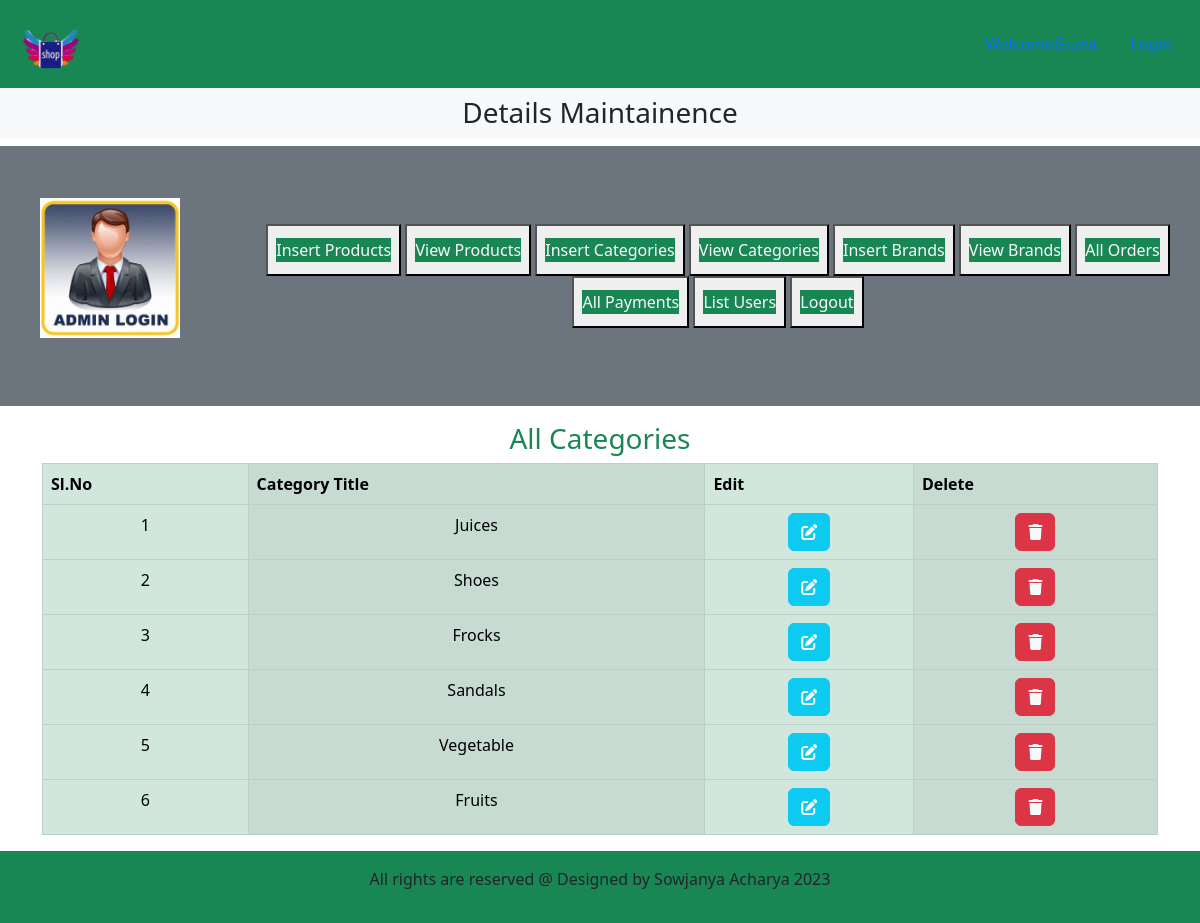
Page /admin_area/index.php?viewcategories on the committed database.
### tables this page shows
CREATE TABLE `categories` (
  `category_id` int(11) NOT NULL,
  `category_title` varchar(100) NOT NULL
);

### admin_area/view_categories.php (the view)
<h3 class="text-center text-success">All Categories</h3>
<table class="table table-bordered table-success table-striped-columns mt-2">
    <thead >
        <tr>
            <th>Sl.No</th>
            <th>Category Title</th>
            <th>Edit</th>
            <th>Delete</th>
        </tr>
    </thead>
    <tbody>
        <?php
        $get_cat = "select * from categories";
        $result_cat = mysqli_query($con,$get_cat);
        $numbers = 0;
        while($row_fetch=mysqli_fetch_assoc($result_cat))
        {
            $cat_id = $row_fetch['category_id'];
            $cat_title = $row_fetch['category_title'];
            $numbers++;
            ?>
            <tr class='text-center'>
            <td><?php echo $numbers; ?></td>
            <td><?php echo $cat_title; ?></td>
            <td><a href="index.php?edit_cat=<?php echo $cat_id; ?>" class="btn btn-info text-light"><i class="fa-solid fa-pen-to-square"></i></a></td>
            <td><a href="index.php?delete_cat=<?php echo $cat_id; ?>" class="btn btn-danger text-light"><i class="fa-solid fa-trash"></i></a></td></td>
         </tr>
         <?php
        }
        ?>
    </tbody>
</table>

### style.css (style rules this page uses)
* { margin: 0; padding: 0; box-sizing: border-box; }

### admin_area/index.php (style rules this page uses)
body { overflow-x: hidden; }

### rows in the picture
categories: category_title "Juices"
categories: category_title "Shoes"
categories: category_title "Frocks"
categories: category_title "Sandals"
categories: category_title "Vegetable"
categories: category_title "Fruits"
